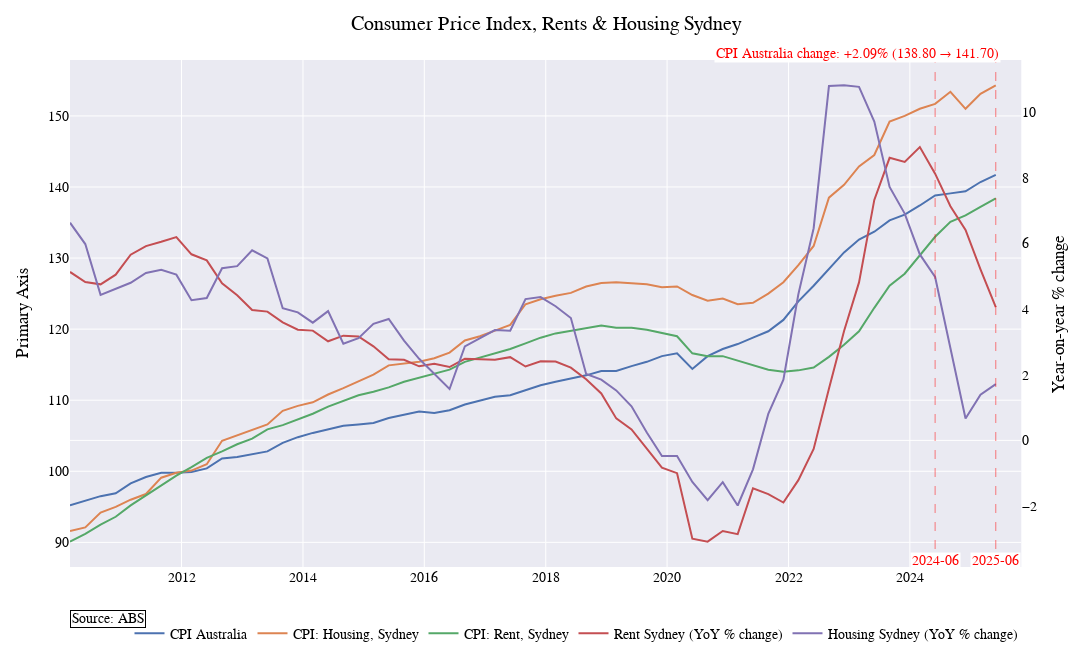

The notebook cell this image was saved under:
### Code cell
fugur = watchlist.plot_watchlist(["A2325846C", 'A2325941A', "A2326391L"], [], 
                        plot_title = "Consumer Price Index, Rents & Housing Sydney", 
                        other_series={"right": [rent_yoy, housing_yoy]}, 
                        x_start_date="2010-01-01",
                        right_axis_title = "Year-on-year % change"         # converts to 1000x600 pixels
)
add_vlines_and_pct_change(fugur, "2024-06-01", "2025-06-01", "CPI Australia", color='red', date_format="%Y-%m")
fugur.show()
